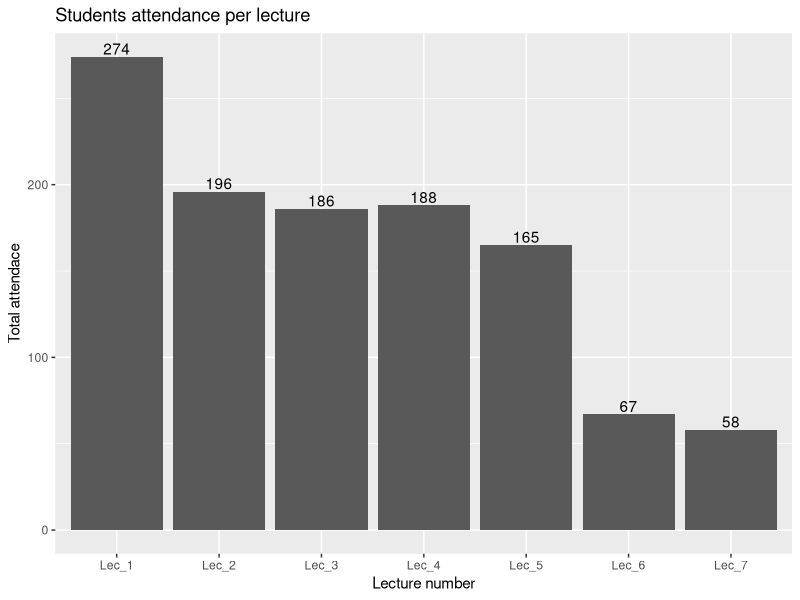
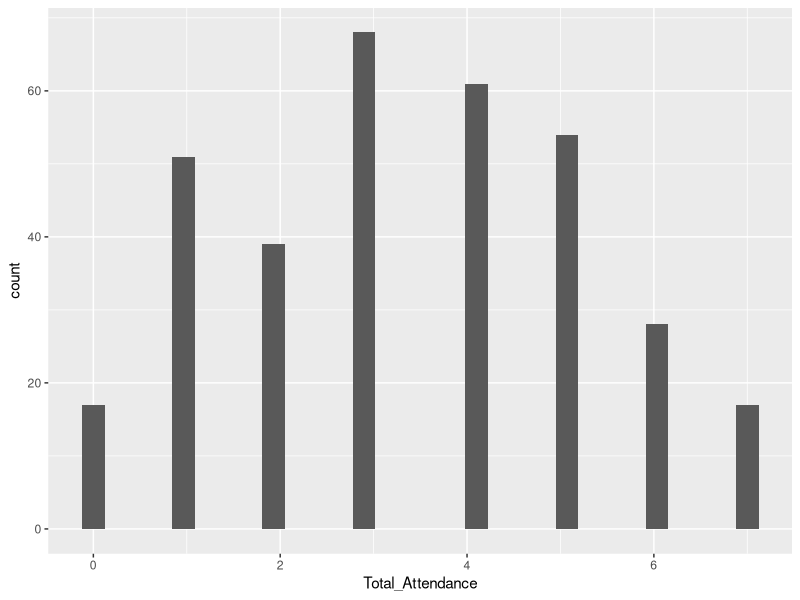

Source code (R) for these figures, in order: (Note: this script raises an error after producing the figures.)
# Loading libraries
library(tidyverse)


# Loading dataset
marks_data <- read_csv("Clean data set.csv")

# Graphs

# Bar chart
marks_data_g1 <- marks_data %>% select(9:15) %>% 
  pivot_longer(cols = 1:7, names_to = "Lecture.Number", values_to = "Attendance") %>%
  filter(Attendance == 1)

ggplot(marks_data_g1, aes(x=Lecture.Number)) + geom_bar() + 
  labs(title = "Students attendance per lecture", x = "Lecture number", 
       y = "Total attendace") + 
  geom_text(aes(label=after_stat(count)),stat='count',position=position_dodge(0.9),
            vjust=-0.2)


# Histogram

ggplot(marks_data) + geom_histogram(aes(Total_Attendance))

ggplot(marks_data) + geom_histogram(aes(Mid_34))

ggplot(marks_data) + geom_histogram(aes(Grand_Final))
